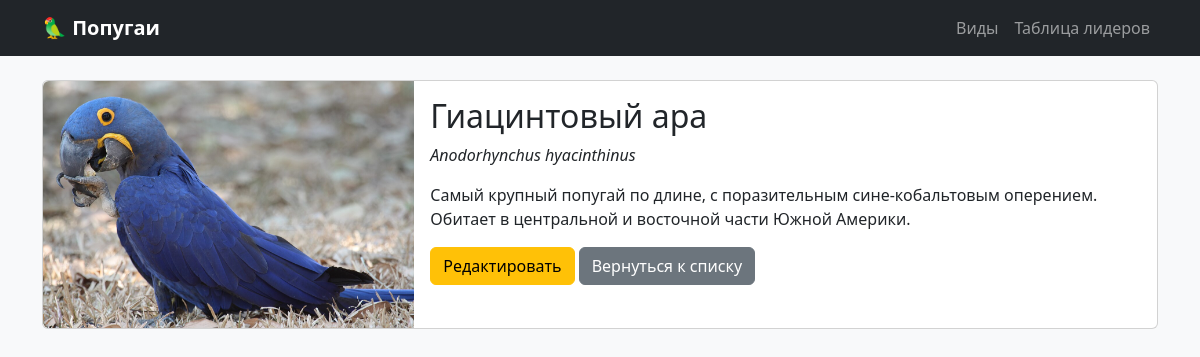
Before: /species/1/ with the older database file.
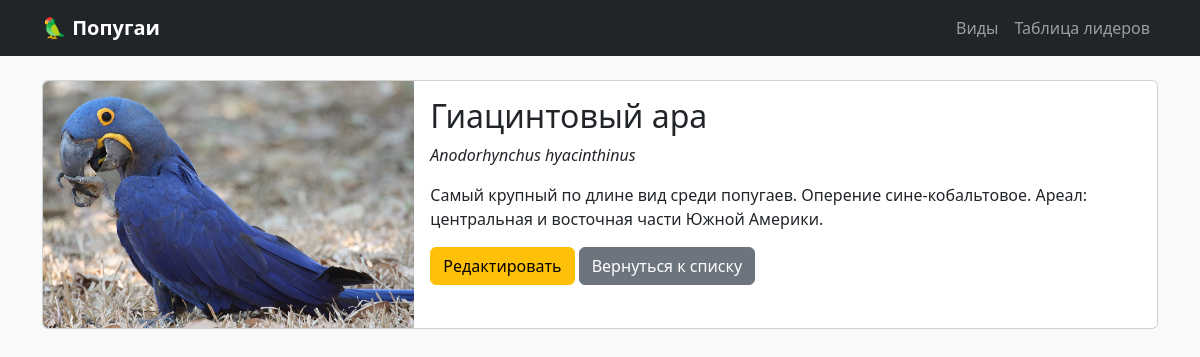
After: the same page with the newer database file.
### quiz/models.py (models this page shows, shortened)
class Species(models.Model):
    name = models.CharField(max_length=100, unique=True)
    scientific_name = models.CharField(max_length=150, blank=True)
    description = models.TextField()
    image_url = models.URLField(blank=True)

### quiz/views.py (the view)
# urls.py: path('species/<int:pk>/', views.species_detail, name='species_detail'),
def species_detail(request, pk):
    species = get_object_or_404(Species, pk=pk)
    return render(request, 'quiz/species_detail.html', {'species': species})

### quiz/templates/quiz/species_detail.html (shortened to what this page needs)
{% extends 'quiz/base.html' %}
{% block content %}
<div class="card">
    <div class="row g-0">
        <div class="col-md-4">
            {% if species.image_url %}
                <img src="{{ species.image_url }}" class="img-fluid rounded-start" alt="{{ species.name }}">
            {% else %}
                <img src="/static/quiz/images/default.jpg" class="img-fluid rounded-start" alt="No image">
            {% endif %}
        </div>
        <div class="col-md-8">
            <div class="card-body">
                <h2 class="card-title">{{ species.name }}</h2>
                <p class="card-text"><em>{{ species.scientific_name }}</em></p>
                <p class="card-text">{{ species.description }}</p>
                <a href="{% url 'quiz:species_edit' species.pk %}" class="btn btn-warning">Редактировать</a>
                <a href="{% url 'quiz:species_list' %}" class="btn btn-secondary">Вернуться к списку</a>
            </div>
        </div>
    </div>
</div>
{% endblock %}

Changed rows visible on the page:
changed Species "Гиацинтовый ара": description "Самый крупный попугай по длине, с поразительным сине-кобальтовым оперением. Обитает в центральной и восточной части Южной Америки." → "Самый крупный по длине вид среди попугаев. Оперение сине-кобальтовое. Ареал: центральная и восточная части Южной Америки."
